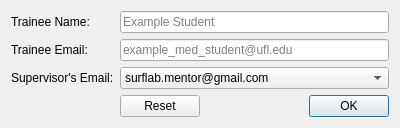
<?xml version="1.0" encoding="UTF-8"?>
<ui version="4.0">
 <class>SurfLabLogin</class>
 <widget class="QDialog" name="SurfLabLogin">
  <property name="geometry">
   <rect>
    <x>0</x>
    <y>0</y>
    <width>400</width>
    <height>123</height>
   </rect>
  </property>
  <property name="windowTitle">
   <string>Dialog</string>
  </property>
  <layout class="QFormLayout" name="formLayout">
   <item row="0" column="0">
    <widget class="QLabel" name="StudentNameLabel">
     <property name="text">
      <string>Trainee Name:</string>
     </property>
    </widget>
   </item>
   <item row="1" column="0">
    <widget class="QLabel" name="StudentEmailLabel">
     <property name="text">
      <string>Trainee Email:</string>
     </property>
    </widget>
   </item>
   <item row="2" column="0">
    <widget class="QLabel" name="supervisorLabel">
     <property name="text">
      <string>Supervisor's Email:</string>
     </property>
    </widget>
   </item>
   <item row="0" column="1">
    <widget class="QLineEdit" name="name">
     <property name="text">
      <string/>
     </property>
     <property name="placeholderText">
      <string>Example Student</string>
     </property>
    </widget>
   </item>
   <item row="1" column="1">
    <widget class="QLineEdit" name="email">
     <property name="text">
      <string/>
     </property>
     <property name="placeholderText">
      <string notr="true">example_med_student@ufl.edu</string>
     </property>
    </widget>
   </item>
   <item row="2" column="1">
    <widget class="QComboBox" name="email_dropdown">
     <property name="currentText">
      <string>surflab.mentor@gmail.com</string>
     </property>
     <item>
      <property name="text">
       <string>surflab.mentor@gmail.com</string>
      </property>
     </item>
    </widget>
   </item>
   <item row="4" column="1">
    <widget class="QDialogButtonBox" name="ButtonBox">
     <property name="orientation">
      <enum>Qt::Horizontal</enum>
     </property>
     <property name="standardButtons">
      <set>QDialogButtonBox::Ok|QDialogButtonBox::Reset</set>
     </property>
    </widget>
   </item>
  </layout>
 </widget>
 <resources/>
 <connections>
  <connection>
   <sender>ButtonBox</sender>
   <signal>clicked(QAbstractButton*)</signal>
   <receiver>SurfLabLogin</receiver>
   <slot>accept()</slot>
   <hints>
    <hint type="sourcelabel">
     <x>248</x>
     <y>254</y>
    </hint>
    <hint type="destinationlabel">
     <x>157</x>
     <y>274</y>
    </hint>
   </hints>
  </connection>
  <connection>
   <sender>ButtonBox</sender>
   <signal>clicked(QAbstractButton*)</signal>
   <receiver>SurfLabLogin</receiver>
   <slot>update()</slot>
   <hints>
    <hint type="sourcelabel">
     <x>316</x>
     <y>260</y>
    </hint>
    <hint type="destinationlabel">
     <x>286</x>
     <y>274</y>
    </hint>
   </hints>
  </connection>
 </connections>
</ui>
